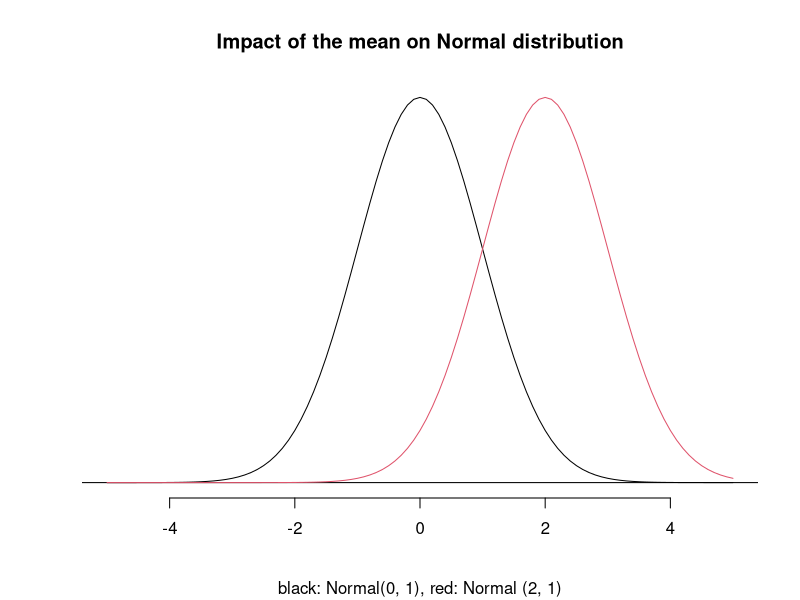
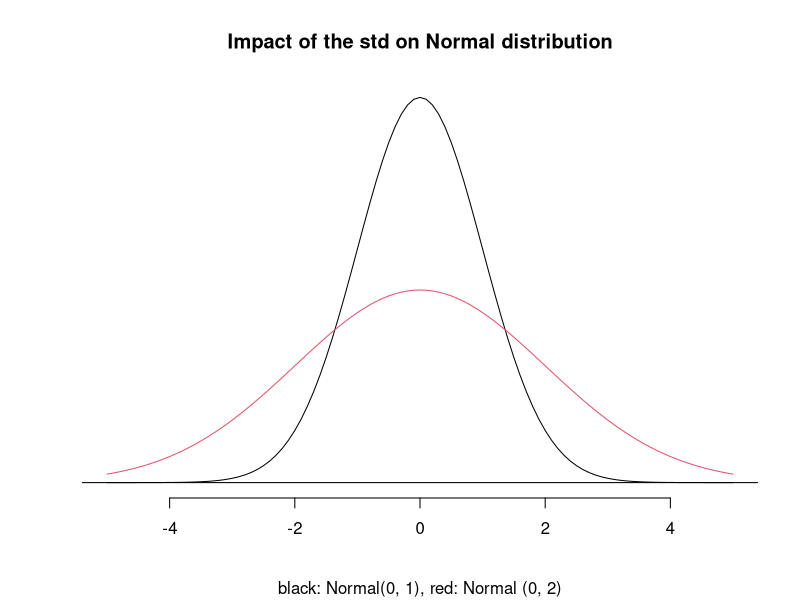
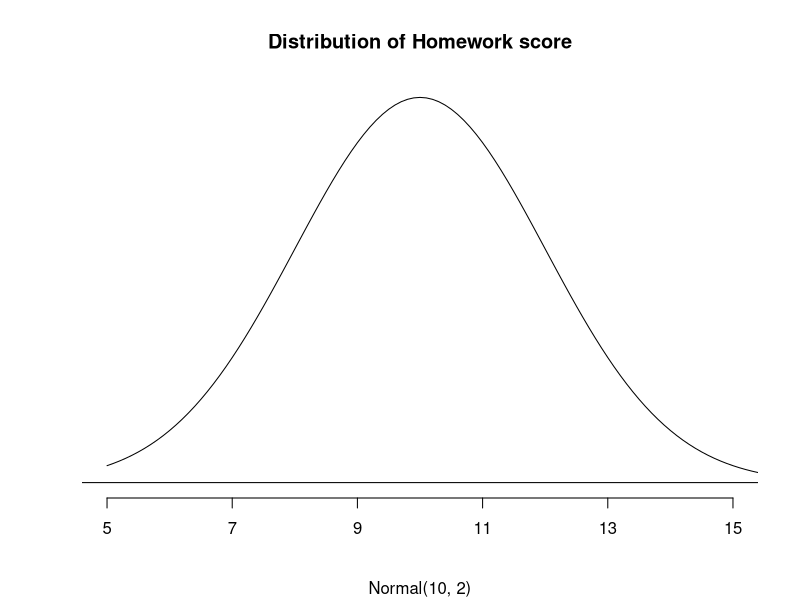

Recreate these plots in R, in order.
## ---- chunk 1
knitr::opts_chunk$set(echo = TRUE)
## ---- chunk 2
x <- seq(-5, 5, by= 0.1)
plot(x, dnorm(x), type = "l",
     xlim = c(-5, 5),
     xlab = "", ylab = "",
     main = "Impact of the mean on Normal distribution",
     sub = "black: Normal(0, 1), red: Normal (2, 1)", axes = F)
abline(h=0)
points(x, dnorm(x, 2, sd = 1), type = "l", col = 2)
axis(1, at = seq(-4, 4, by = 2), las = 1)
## ---- chunk 3
x <- seq(-5, 5, by= 0.1)
plot(x, dnorm(x), type = "l",
     xlim = c(-5, 5),
     xlab = "", ylab = "",
     main = "Impact of the std on Normal distribution",
     sub = "black: Normal(0, 1), red: Normal (0, 2)", axes = F)
abline(h=0)
points(x, dnorm(x, 0, sd = 2), type = "l", col = 2)
axis(1, at = seq(-4, 4, by = 2), las = 1)
## ---- chunk 4
x <- seq(5, 20, by= 0.1)
plot(x, dnorm(x, 10, 2), type = "l",
     xlim = c(5, 15),
     xlab = "", ylab = "",
     main = "Distribution of Homework score",
     sub = "Normal(10, 2)",
     axes = F)
abline(h=0)
axis(1, at = seq(5, 15, by = 2), las = 1)
